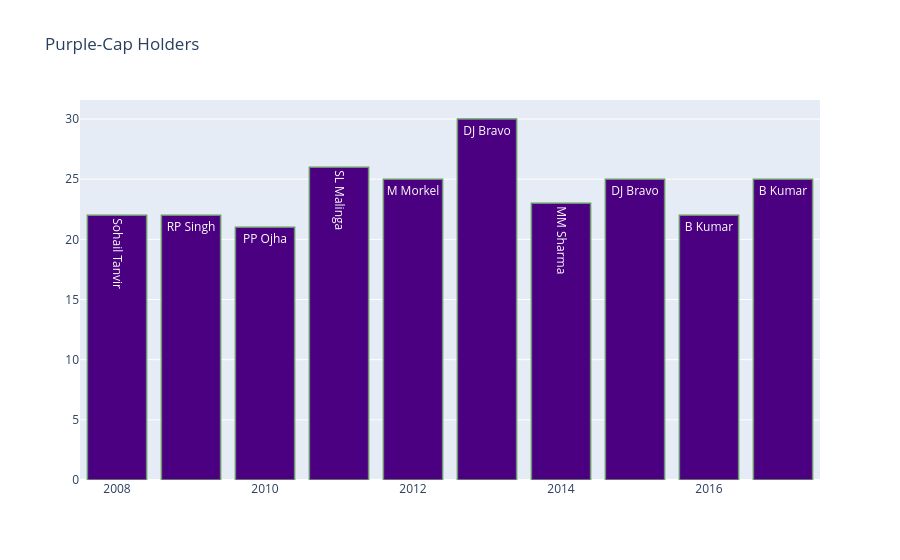

The notebook cell saved with this chart:
### Code cell
trace1 = go.Bar(
    x=purple['season'].values,
    y=purple['count_wickets'].values,
    name='Total Matches',
    text=purple['bowler'].values,
    marker=dict(
        color='rgb(75, 0, 130)',
        line=dict(
            color='rgb(108, 148, 107)',
            width=1.5
        )
    ),
    opacity=1
)

layout = go.Layout(
    title='Purple-Cap Holders'
)

data = [trace1]

fig = go.Figure(
    data=data,
    layout=layout
)

py.iplot(fig, filename='stacked-bar')

### Figure 1 — Plotly figure (JSON) as saved in the notebook; plotly's stock layout.template omitted (floating-point values rounded to 4 significant figures)
{"data": [{"marker": {"color": "rgb(75, 0, 130)", "line": {"color": "rgb(108, 148, 107)", "width": 1.5}}, "name": "Total Matches", "opacity": 1, "text": ["Sohail Tanvir", "RP Singh", "PP Ojha", "SL Malinga", "M Morkel", "DJ Bravo", "MM Sharma", "DJ Bravo", "B Kumar", "B Kumar"], "type": "bar", "x": [2008, 2009, 2010, 2011, 2012, 2013, 2014, 2015, 2016, 2017], "y": [22, 22, 21, 26, 25, 30, 23, 25, 22, 25]}], "layout": {"title": {"text": "Purple-Cap Holders"}}}
